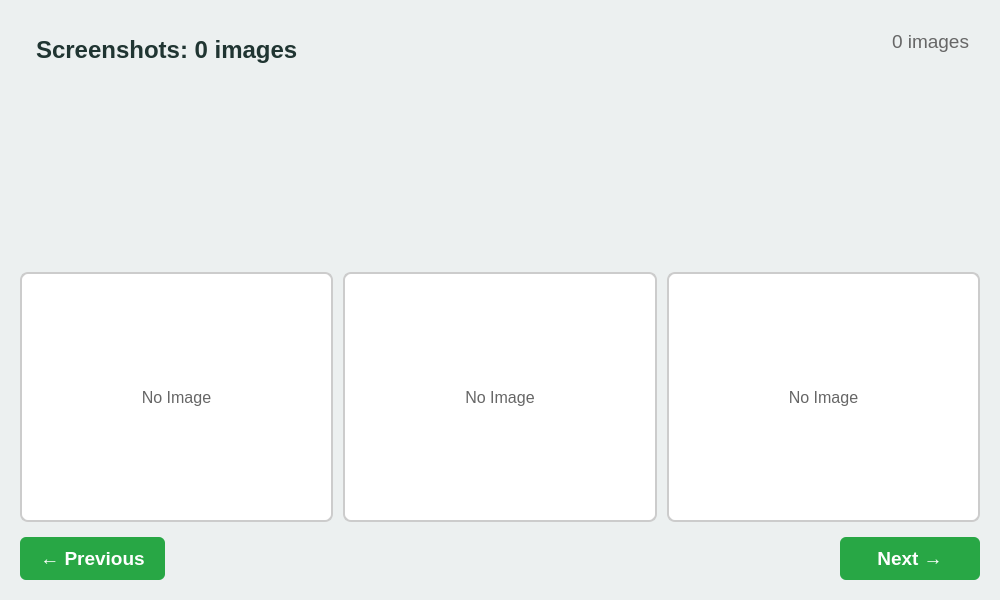
<?xml version="1.0" encoding="UTF-8"?>
<ui version="4.0">
 <class>ScreenshotViewer</class>
 <widget class="QDialog" name="ScreenshotViewer">
  <property name="geometry">
   <rect>
    <x>0</x>
    <y>0</y>
    <width>1000</width>
    <height>600</height>
   </rect>
  </property>
  <property name="windowTitle">
   <string>Fixed Screenshot Viewer</string>
  </property>
  <property name="styleSheet">
   <string notr="true">QDialog {
    background-color: #ECF0F0;
    font-family: Arial, sans-serif;
}</string>
  </property>
  <property name="modal">
   <bool>true</bool>
  </property>
  <layout class="QVBoxLayout" name="mainLayout">
   <property name="spacing">
    <number>15</number>
   </property>
   <property name="leftMargin">
    <number>20</number>
   </property>
   <property name="topMargin">
    <number>20</number>
   </property>
   <property name="rightMargin">
    <number>20</number>
   </property>
   <property name="bottomMargin">
    <number>20</number>
   </property>
   <item>
    <layout class="QHBoxLayout" name="headerLayout">
     <item>
      <widget class="QLabel" name="titleLabel">
       <property name="styleSheet">
        <string notr="true">QLabel {
    font-size: 18pt;
    font-weight: bold;
    color: #203532;
    padding: 10px;
}</string>
       </property>
       <property name="text">
        <string>Screenshots: 0 images</string>
       </property>
       <property name="alignment">
        <set>Qt::AlignLeading|Qt::AlignLeft|Qt::AlignTop</set>
       </property>
      </widget>
     </item>
     <item>
      <spacer name="headerSpacer">
       <property name="orientation">
        <enum>Qt::Horizontal</enum>
       </property>
       <property name="sizeHint" stdset="0">
        <size>
         <width>40</width>
         <height>20</height>
        </size>
       </property>
      </spacer>
     </item>
     <item>
      <widget class="QLabel" name="imageCountLabel">
       <property name="styleSheet">
        <string notr="true">QLabel {
    font-size: 14pt;
    color: #666666;
    padding: 5px;
}</string>
       </property>
       <property name="text">
        <string>0 images</string>
       </property>
       <property name="alignment">
        <set>Qt::AlignLeading|Qt::AlignLeft|Qt::AlignTop</set>
       </property>
      </widget>
     </item>
    </layout>
   </item>
   <item>
    <layout class="QHBoxLayout" name="screenshotsLayout">
     <property name="spacing">
      <number>10</number>
     </property>
     <property name="topMargin">
      <number>10</number>
     </property>
     <item>
      <layout class="QVBoxLayout" name="screenshot1Container">
       <item>
        <widget class="QLabel" name="screenshot1Label">
         <property name="minimumSize">
          <size>
           <width>300</width>
           <height>250</height>
          </size>
         </property>
         <property name="maximumSize">
          <size>
           <width>350</width>
           <height>250</height>
          </size>
         </property>
         <property name="styleSheet">
          <string notr="true">QLabel {
    background-color: #FFFFFF;
    border: 2px solid #CCCCCC;
    border-radius: 8px;
    color: #666666;
    font-size: 12pt;
}
QLabel:hover {
    border: 2px solid #4A90E2;
}</string>
         </property>
         <property name="text">
          <string>No Image</string>
         </property>
         <property name="alignment">
          <set>Qt::AlignCenter</set>
         </property>
        </widget>
       </item>
      </layout>
     </item>
     <item>
      <layout class="QVBoxLayout" name="screenshot2Container">
       <item>
        <widget class="QLabel" name="screenshot2Label">
         <property name="minimumSize">
          <size>
           <width>300</width>
           <height>250</height>
          </size>
         </property>
         <property name="maximumSize">
          <size>
           <width>350</width>
           <height>250</height>
          </size>
         </property>
         <property name="styleSheet">
          <string notr="true">QLabel {
    background-color: #FFFFFF;
    border: 2px solid #CCCCCC;
    border-radius: 8px;
    color: #666666;
    font-size: 12pt;
}
QLabel:hover {
    border: 2px solid #4A90E2;
}</string>
         </property>
         <property name="text">
          <string>No Image</string>
         </property>
         <property name="alignment">
          <set>Qt::AlignCenter</set>
         </property>
        </widget>
       </item>
      </layout>
     </item>
     <item>
      <layout class="QVBoxLayout" name="screenshot3Container">
       <item>
        <widget class="QLabel" name="screenshot3Label">
         <property name="minimumSize">
          <size>
           <width>300</width>
           <height>250</height>
          </size>
         </property>
         <property name="maximumSize">
          <size>
           <width>350</width>
           <height>250</height>
          </size>
         </property>
         <property name="styleSheet">
          <string notr="true">QLabel {
    background-color: #FFFFFF;
    border: 2px solid #CCCCCC;
    border-radius: 8px;
    color: #666666;
    font-size: 12pt;
}
QLabel:hover {
    border: 2px solid #4A90E2;
}</string>
         </property>
         <property name="text">
          <string>No Image</string>
         </property>
         <property name="alignment">
          <set>Qt::AlignCenter</set>
         </property>
        </widget>
       </item>
      </layout>
     </item>
    </layout>
   </item>
   <item>
    <layout class="QHBoxLayout" name="navigationLayout">
     <item>
      <widget class="QPushButton" name="prevButton">
       <property name="minimumSize">
        <size>
         <width>140</width>
         <height>0</height>
        </size>
       </property>
       <property name="styleSheet">
        <string notr="true">QPushButton {
    background-color: #28A745;
    color: white;
    font-size: 14pt;
    font-weight: bold;
    border-radius: 6px;
    padding: 10px 20px;
    border: none;
    min-width: 100px;
}
QPushButton:hover {
    background-color: #218838;
}
QPushButton:pressed {
    background-color: #1E7E34;
}
QPushButton:disabled {
    background-color: #CCCCCC;
    color: #666666;
}</string>
       </property>
       <property name="text">
        <string>← Previous</string>
       </property>
      </widget>
     </item>
     <item>
      <spacer name="leftSpacer">
       <property name="orientation">
        <enum>Qt::Horizontal</enum>
       </property>
       <property name="sizeHint" stdset="0">
        <size>
         <width>40</width>
         <height>20</height>
        </size>
       </property>
      </spacer>
     </item>
     <item>
      <spacer name="rightSpacer">
       <property name="orientation">
        <enum>Qt::Horizontal</enum>
       </property>
       <property name="sizeHint" stdset="0">
        <size>
         <width>40</width>
         <height>20</height>
        </size>
       </property>
      </spacer>
     </item>
     <item>
      <widget class="QPushButton" name="nextButton">
       <property name="minimumSize">
        <size>
         <width>140</width>
         <height>0</height>
        </size>
       </property>
       <property name="styleSheet">
        <string notr="true">QPushButton {
    background-color: #28A745;
    color: white;
    font-size: 14pt;
    font-weight: bold;
    border-radius: 6px;
    padding: 10px 20px;
    border: none;
    min-width: 100px;
}
QPushButton:hover {
    background-color: #218838;
}
QPushButton:pressed {
    background-color: #1E7E34;
}
QPushButton:disabled {
    background-color: #CCCCCC;
    color: #666666;
}</string>
       </property>
       <property name="text">
        <string>Next →</string>
       </property>
      </widget>
     </item>
    </layout>
   </item>
  </layout>
 </widget>
 <resources/>
 <connections/>
</ui>
